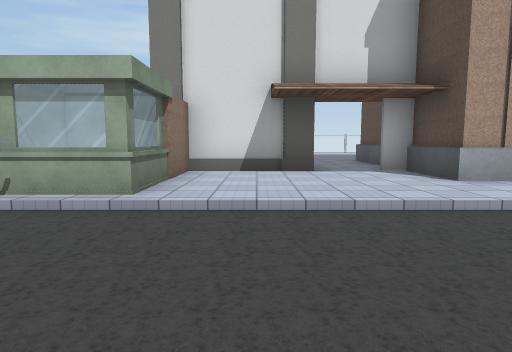
view 1 (above)

18 first-person views from a walk through a 3-D level made in the Unity game engine. The camera is 1.4 m above the floor, tilts 6° down and sees 75° across. Doors are open. The floor is counted in squares, 2 m on a side. Each view is taken from the middle of a square. On the plan, view 1 faces up. The plan holds only what a view shows up to about 10 squares ahead; the rest is blank. The place goes on beyond the plan. The player is left out. Some surface patterns are stand-ins.

view 2
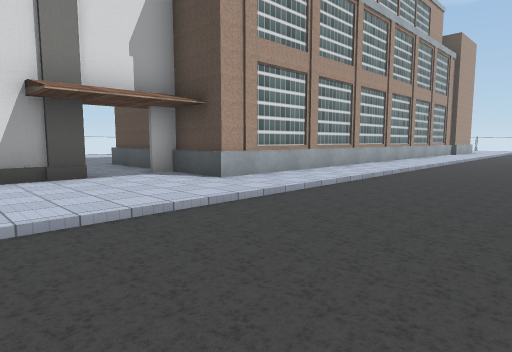

view 3
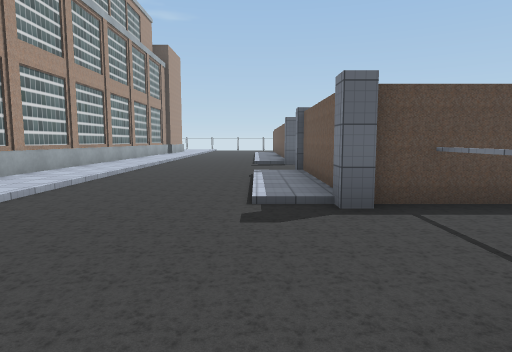

view 4
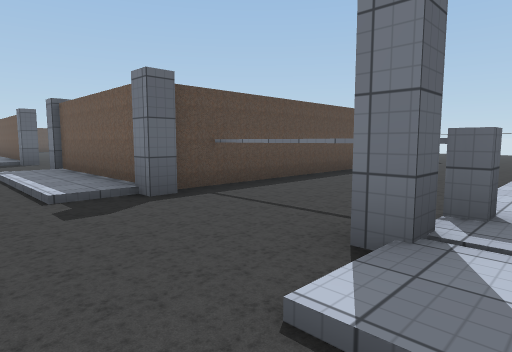

view 5
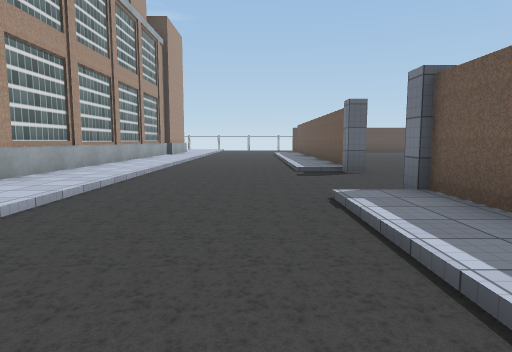

view 6
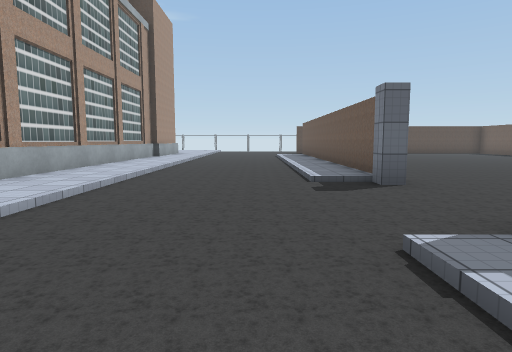

view 7
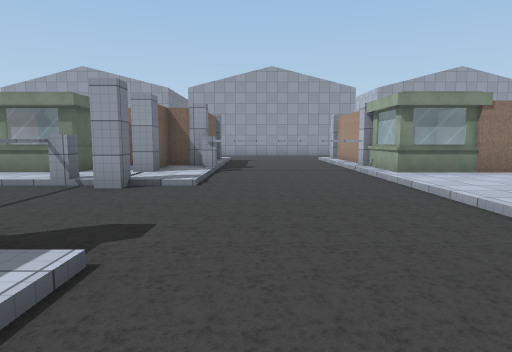

view 8
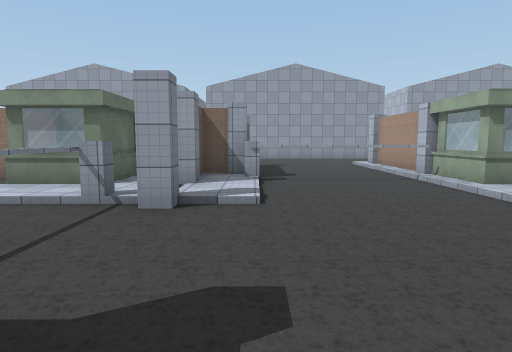

view 9
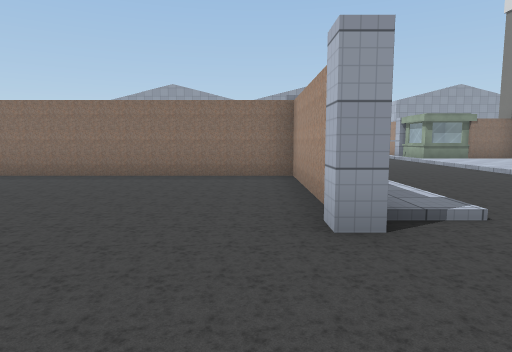

view 10
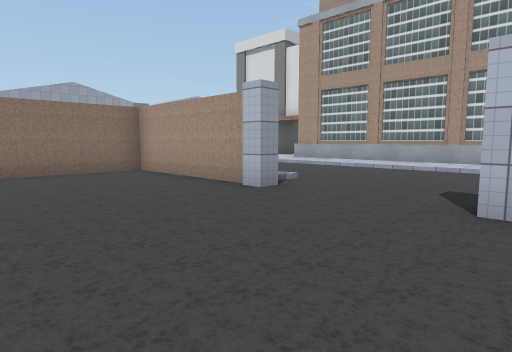

view 11
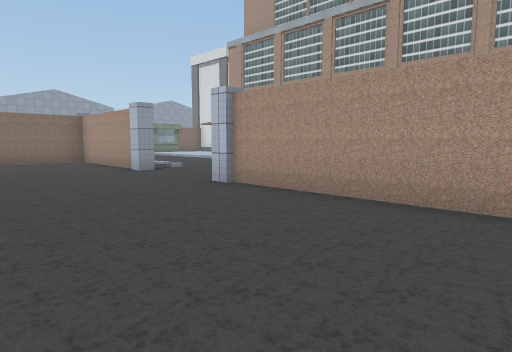

view 12
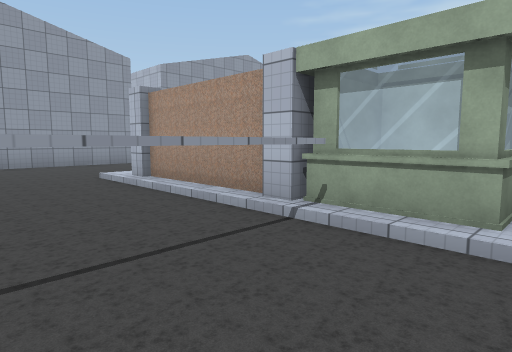

view 13
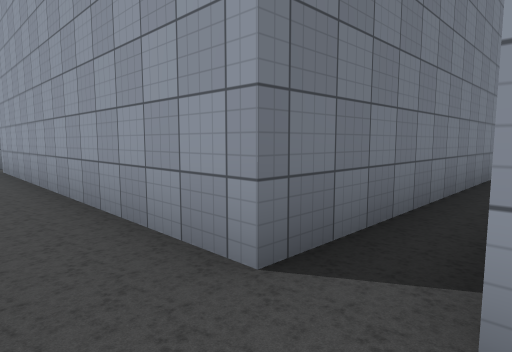

view 14
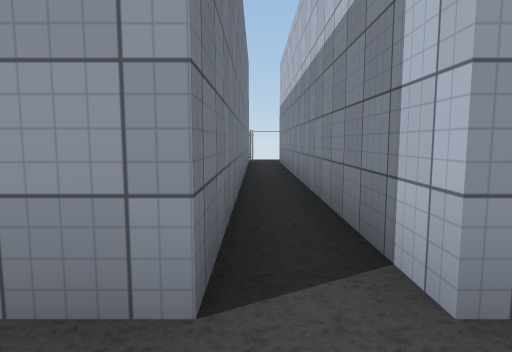

view 15
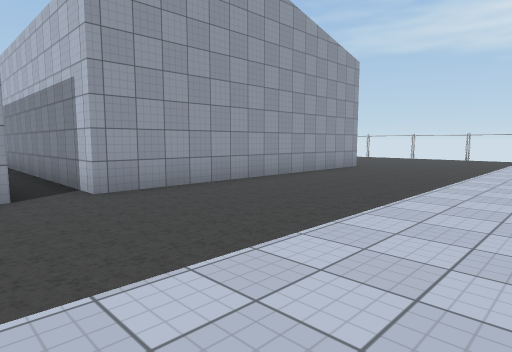

view 16
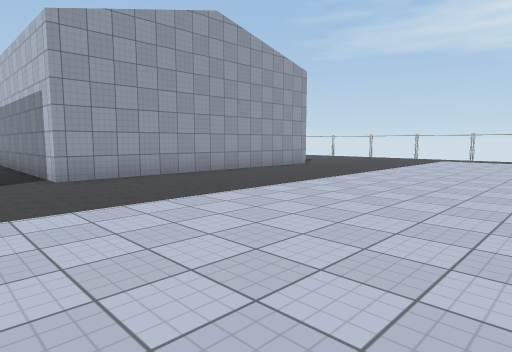

view 17
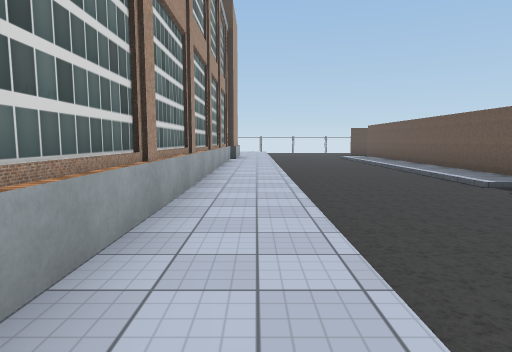

view 18
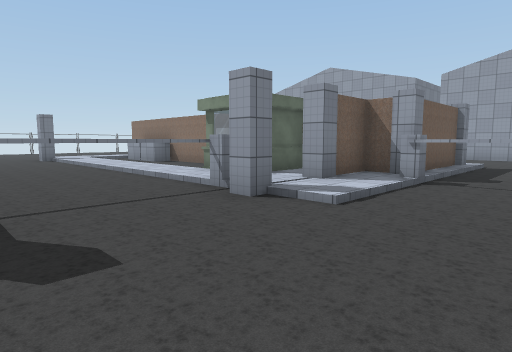

### Floor plan
Key: @ floor where view 1 was taken; # wall or solid block; . main floor; : floor 0.25 m higher than the main floor; / step, stairs or slope; D open door; = window, fence, low wall or low ledge; T thing the floor can be seen under or through.
Columns run from 20 left of view 1 to 15 right of it. Each row starts with its distance up from view 1.
 16            ..::
 15           ...:::
 14         #....:::
 13         #....:::
 12         #....:::
 11         #....:::
 10         #....:::      :#
  9         #....::::     :#
  8         #....::::     :#
  7 #########....::::  ##DD#
  6 .............::::  #:::#
  5  ########....::::###:::#############
  4         #....:####=:::::::::::::::::
  3         #........T..................
  2         #........T..................
  1         #.   ....T..................
  0         #.   /####//@../////.../////
 -1         #.       ##DT..#####...#####
 -2         #.       #::TTT#............
 -3                  #=:/..#............
 -4                  #=:/..#............
 -5                  # :/..#............

Positions as (right, up) in squares from view 1, and headings:
1: (0, 0), facing up
2: (-1, 0), facing up-right
3: (-1, 0), facing right
4: (-1, 1), facing down-right
5: (3, 1), facing right
6: (5, 1), facing right
7: (5, 1), facing left
8: (4, 0), facing left
9: (10, -2), facing left
10: (11, -5), facing up-left
11: (15, -5), facing up-left
12: (-1, 1), facing up-left
13: (-10, 7), facing down-left
14: (-10, 6), facing left
15: (-6, 5), facing up-left
16: (-4, 5), facing up-left
17: (5, 4), facing right
18: (3, 2), facing down-left
